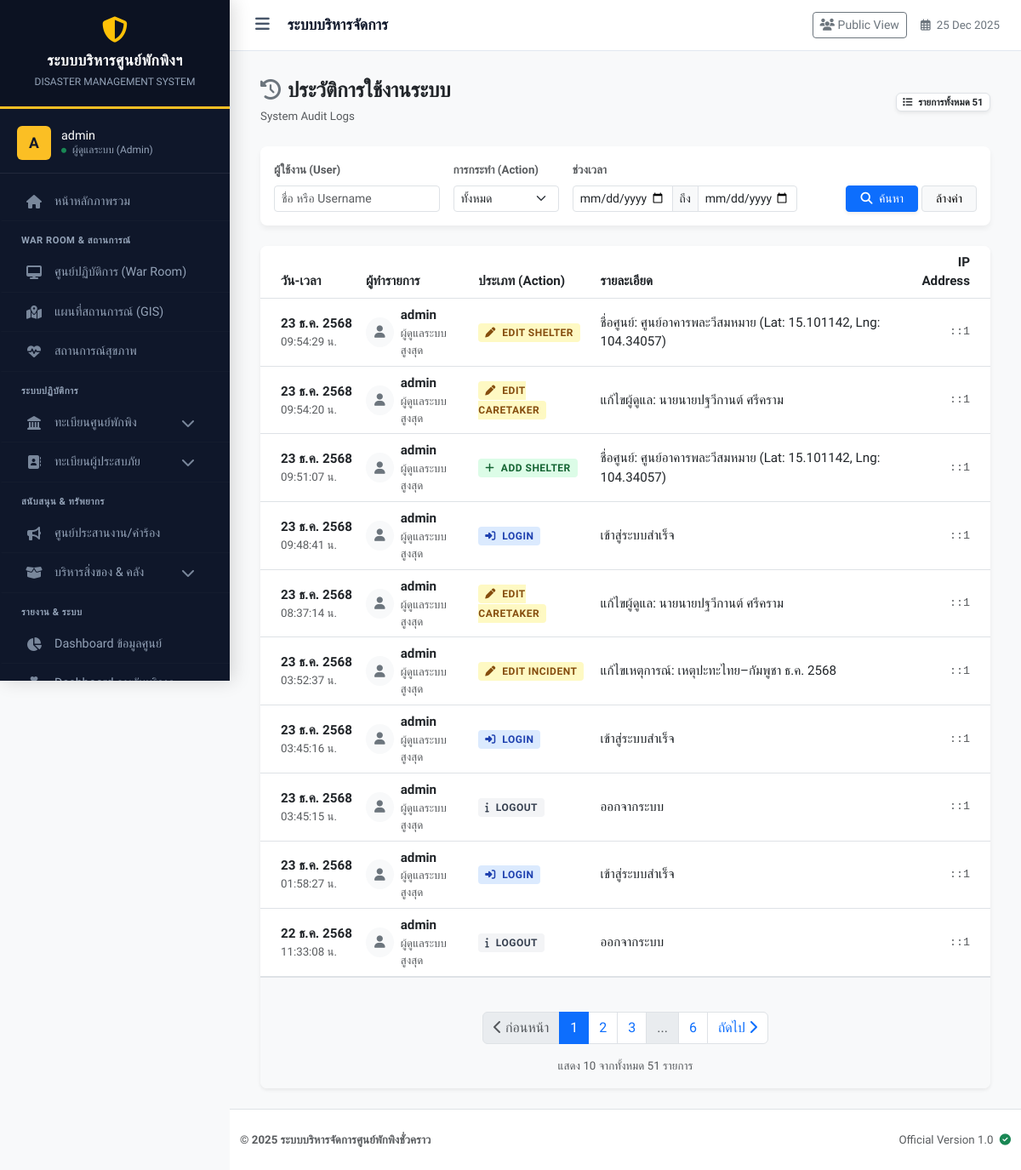
/system_log_list.php (signed in), run on an earlier commit of the app's database.
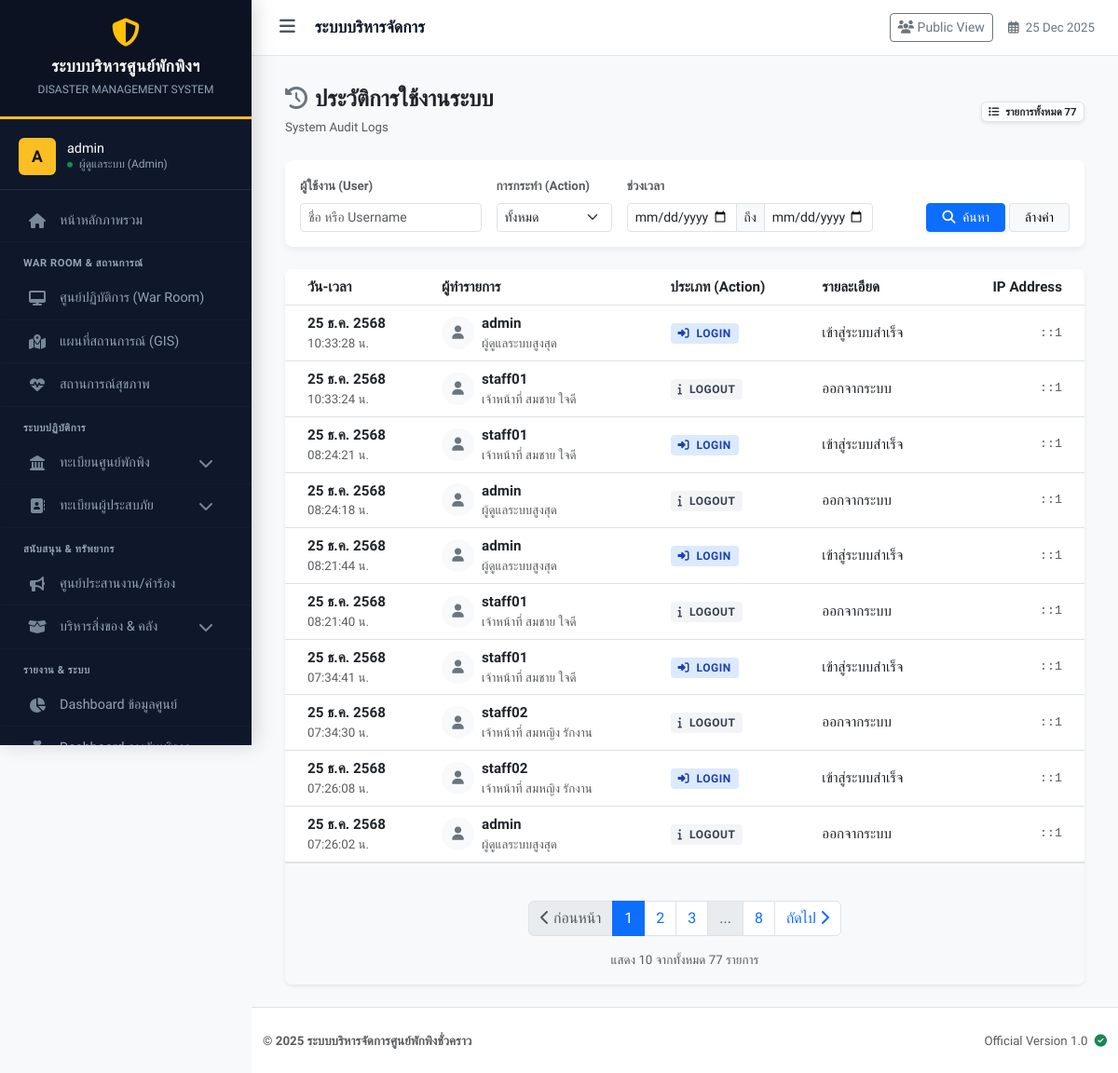
And on a later commit of the database.
### tables this page shows
CREATE TABLE `system_logs` (
  `id` int(11) NOT NULL,
  `user_id` int(11) DEFAULT NULL,
  `action` varchar(50) NOT NULL COMMENT 'ประเภทการกระทำ (Login, Add, Edit)',
  `description` text DEFAULT NULL COMMENT 'รายละเอียดเพิ่มเติม',
  `ip_address` varchar(45) DEFAULT NULL,
  `created_at` timestamp NOT NULL DEFAULT current_timestamp()
);

CREATE TABLE `users` (
  `id` int(11) NOT NULL,
  `username` varchar(50) NOT NULL COMMENT 'ชื่อผู้ใช้',
  `password` varchar(255) NOT NULL COMMENT 'รหัสผ่าน (Hashed)',
  `first_name` varchar(100) DEFAULT '',
  `last_name` varchar(100) DEFAULT '',
  `full_name` varchar(100) NOT NULL COMMENT 'ชื่อ-นามสกุล',
  `role` varchar(50) NOT NULL DEFAULT 'staff',
  `shelter_id` int(11) DEFAULT NULL COMMENT 'สังกัดศูนย์พักพิง',
  `created_at` timestamp NOT NULL DEFAULT current_timestamp(),
  `last_login` datetime DEFAULT NULL
);

### system_log_list.php (the view, shortened to what the changed rows need)
<?php
require_once 'config/db.php';
require_once 'includes/functions.php';
$user_search = isset($_GET['user']) ? trim($_GET['user']) : '';
$action_search = isset($_GET['action']) ? trim($_GET['action']) : '';
$date_start = isset($_GET['date_start']) ? $_GET['date_start'] : '';
$date_end = isset($_GET['date_end']) ? $_GET['date_end'] : '';
$page = isset($_GET['page']) ? (int)$_GET['page'] : 1;
$limit = 10;
$offset = ($page - 1) * $limit;
$where_sql = " WHERE 1=1 ";
$params = [];
$sql_count = "SELECT COUNT(*) FROM system_logs l LEFT JOIN users u ON l.user_id = u.id " . $where_sql;
$stmt_count = $pdo->prepare($sql_count);
$stmt_count->execute($params);
$total_records = $stmt_count->fetchColumn();
$total_pages = ceil($total_records / $limit);
$sql = "SELECT l.*, u.username, u.full_name
        FROM system_logs l
        LEFT JOIN users u ON l.user_id = u.id
        $where_sql
        ORDER BY l.created_at DESC LIMIT $limit OFFSET $offset";
$stmt = $pdo->prepare($sql);
$stmt->execute($params);
$logs = $stmt->fetchAll();
?>
<!DOCTYPE html>
<html lang="th">
<head>
</head>
<body class="bg-light">
<?php include 'includes/header.php'; ?>
<div class="container-fluid">
    <div class="d-flex justify-content-between align-items-center mb-4 pt-2">
        <div>
            <span class="badge bg-white text-dark border shadow-sm">
                <i class="fas fa-list me-1"></i> รายการทั้งหมด <?php echo number_format($total_records); ?>
            </span>
        </div>
    </div>
    <div class="card border-0 shadow-sm rounded-3 overflow-hidden">
        <div class="card-body p-0">
            <div class="table-responsive">
                <table class="table table-hover align-middle mb-0 table-official">
                    <thead>
                        <tr>
                            <th class="ps-4">วัน-เวลา</th>
                            <th>ผู้ทำรายการ</th>
                            <th>ประเภท (Action)</th>
                            <th>รายละเอียด</th>
                            <th class="text-end pe-4">IP Address</th>
                        </tr>
                    </thead>
                    <tbody>
                        <?php if(count($logs) > 0): ?>
                            <?php foreach ($logs as $row): ?>
                                <?php
                                    $act = strtolower($row['action']);
                                    $bg_class = 'bg-other';
                                    $icon = 'fa-info';
                                    if(strpos($act, 'login') !== false) { $bg_class = 'bg-login'; $icon = 'fa-sign-in-alt'; }
                                    elseif(strpos($act, 'add') !== false) { $bg_class = 'bg-add'; $icon = 'fa-plus'; }
                                    elseif(strpos($act, 'edit') !== false) { $bg_class = 'bg-edit'; $icon = 'fa-pen'; }
                                    elseif(strpos($act, 'delete') !== false) { $bg_class = 'bg-delete'; $icon = 'fa-trash'; }
                                ?>
                                <tr>
                                    <td class="ps-4 text-nowrap">
                                        <div class="fw-bold text-dark"><?php echo thaiDate(date('Y-m-d', strtotime($row['created_at']))); ?></div>
                                        <div class="small text-muted"><?php echo date('H:i:s', strtotime($row['created_at'])); ?> น.</div>
                                    </td>
                                    <td>
                                        <?php if($row['username']): ?>
                                            <div class="d-flex align-items-center">
                                                <div class="log-icon bg-light text-secondary me-2">
                                                    <i class="fas fa-user"></i>
                                                </div>
                                                <div>
                                                    <div class="fw-bold text-dark"><?php echo htmlspecialchars($row['username']); ?></div>
                                                    <div class="small text-muted"><?php echo htmlspecialchars($row['full_name']); ?></div>
                                                </div>
                                            </div>
                                        <?php else: ?>
                                            <span class="text-muted fst-italic">Unknown User (ID: <?php echo $row['user_id']; ?>)</span>
                                        <?php endif; ?>
                                    </td>
                                    <td>
                                        <span class="badge-action <?php echo $bg_class; ?>">
                                            <i class="fas <?php echo $icon; ?> me-1"></i> <?php echo htmlspecialchars($row['action']); ?>
                                        </span>
                                    </td>
                                    <td>
                                        <span class="text-dark"><?php echo htmlspecialchars($row['description']); ?></span>
                                    </td>
                                    <td class="text-end pe-4 text-muted font-monospace small">
                                        <?php echo htmlspecialchars($row['ip_address']); ?>
                                    </td>
                                </tr>
                            <?php endforeach; ?>
                        <?php else: ?>
                            <tr>
                                <td colspan="5" class="text-center py-5 text-muted">ไม่พบข้อมูลประวัติการใช้งาน</td>
                            </tr>
                        <?php endif; ?>
                    </tbody>
                </table>
            </div>
            <div class="p-3 bg-light border-top">
                <?php
                    echo renderPagination($page, $total_pages, [
                        'user' => $user_search,
                        'action' => $action_search,
                        'date_start' => $date_start,
                        'date_end' => $date_end
                    ]);
                ?>
                <div class="text-center text-muted small mt-2">
                    แสดง <?php echo count($logs); ?> จากทั้งหมด <?php echo number_format($total_records); ?> รายการ
                </div>
            </div>
        </div>
    </div>
</div>
<?php include 'includes/footer.php'; ?>
</body>
</html>

### includes/functions.php (shortened to what the changed rows need)
<?php
function thaiDate($date) {
    $months = [
        1=>'ม.ค.', 2=>'ก.พ.', 3=>'มี.ค.', 4=>'เม.ย.', 5=>'พ.ค.', 6=>'มิ.ย.',
        7=>'ก.ค.', 8=>'ส.ค.', 9=>'ก.ย.', 10=>'ต.ค.', 11=>'พ.ย.', 12=>'ธ.ค.'
    ];
    $timestamp = strtotime($date);
    $d = date('j', $timestamp);
    $m = $months[(int)date('n', $timestamp)];
    $y = date('Y', $timestamp) + 543;
    return "$d $m $y";
}
function renderPagination($currentPage, $totalPages, $queryParams = []) {
    $queryString = '';
    $baseUrl = $_SERVER['PHP_SELF'];
    $html = '<nav aria-label="Page navigation"><ul class="pagination justify-content-center mt-4">';
    $prevDisabled = ($currentPage <= 1) ? 'disabled' : '';
    $prevPage = max(1, $currentPage - 1);
    $html .= '<li class="page-item ' . $prevDisabled . '">';
    $html .= '<a class="page-link" href="' . $baseUrl . '?page=' . $prevPage . $queryString . '"><i class="fas fa-chevron-left"></i> ก่อนหน้า</a></li>';
    $start = max(1, $currentPage - 2);
    $end = min($totalPages, $currentPage + 2);
    for ($i = $start; $i <= $end; $i++) {
        $active = ($i == $currentPage) ? 'active' : '';
        $html .= '<li class="page-item ' . $active . '"><a class="page-link" href="' . $baseUrl . '?page=' . $i . $queryString . '">' . $i . '</a></li>';
    }
    if($end < $totalPages) {
        if($end < $totalPages - 1) $html .= '<li class="page-item disabled"><span class="page-link">...</span></li>';
        $html .= '<li class="page-item"><a class="page-link" href="' . $baseUrl . '?page=' . $totalPages . $queryString . '">' . $totalPages . '</a></li>';
    }
    $nextDisabled = ($currentPage >= $totalPages) ? 'disabled' : '';
    $nextPage = min($totalPages, $currentPage + 1);
    $html .= '<li class="page-item ' . $nextDisabled . '">';
    $html .= '<a class="page-link" href="' . $baseUrl . '?page=' . $nextPage . $queryString . '">ถัดไป <i class="fas fa-chevron-right"></i></a></li>';
    $html .= '</ul></nav>';
    return $html;
}
?>

What changed in the data, as far as the page shows it:
no longer on this page (row unchanged): system_logs: created_at "23 ธ.ค. 2568", created_at "09:54:29", user.username "admin", user.full_name "ผู้ดูแลระบบสูงสุด", action "EDIT SHELTER", description "ชื่อศูนย์: ศูนย์อาคารพละวีสมหมาย (Lat: 15.101142, Lng: 104.34057)", ip_address "::1"
no longer on this page (row unchanged): system_logs: created_at "23 ธ.ค. 2568", created_at "09:54:20", user.username "admin", user.full_name "ผู้ดูแลระบบสูงสุด", action "EDIT CARETAKER", description "แก้ไขผู้ดูแล: นายนายปฐวีกานต์ ศรีคราม", ip_address "::1"
no longer on this page (row unchanged): system_logs: created_at "23 ธ.ค. 2568", created_at "09:51:07", user.username "admin", user.full_name "ผู้ดูแลระบบสูงสุด", action "ADD SHELTER", description "ชื่อศูนย์: ศูนย์อาคารพละวีสมหมาย (Lat: 15.101142, Lng: 104.34057)", ip_address "::1"
no longer on this page (row unchanged): system_logs: created_at "23 ธ.ค. 2568", created_at "09:48:41", user.username "admin", user.full_name "ผู้ดูแลระบบสูงสุด", action "LOGIN", description "เข้าสู่ระบบสำเร็จ", ip_address "::1"
no longer on this page (row unchanged): system_logs: created_at "23 ธ.ค. 2568", created_at "08:37:14", user.username "admin", user.full_name "ผู้ดูแลระบบสูงสุด", action "EDIT CARETAKER", description "แก้ไขผู้ดูแล: นายนายปฐวีกานต์ ศรีคราม", ip_address "::1"
no longer on this page (row unchanged): system_logs: created_at "23 ธ.ค. 2568", created_at "03:52:37", user.username "admin", user.full_name "ผู้ดูแลระบบสูงสุด", action "EDIT INCIDENT", description "แก้ไขเหตุการณ์: เหตุปะทะไทย–กัมพูชา ธ.ค. 2568", ip_address "::1"
no longer on this page (row unchanged): system_logs: created_at "23 ธ.ค. 2568", created_at "03:45:16", user.username "admin", user.full_name "ผู้ดูแลระบบสูงสุด", action "LOGIN", description "เข้าสู่ระบบสำเร็จ", ip_address "::1"
no longer on this page (row unchanged): system_logs: created_at "23 ธ.ค. 2568", created_at "03:45:15", user.username "admin", user.full_name "ผู้ดูแลระบบสูงสุด", action "LOGOUT", description "ออกจากระบบ", ip_address "::1"
no longer on this page (row unchanged): system_logs: created_at "23 ธ.ค. 2568", created_at "01:58:27", user.username "admin", user.full_name "ผู้ดูแลระบบสูงสุด", action "LOGIN", description "เข้าสู่ระบบสำเร็จ", ip_address "::1"
no longer on this page (row unchanged): system_logs: created_at "22 ธ.ค. 2568", created_at "11:33:08", user.username "admin", user.full_name "ผู้ดูแลระบบสูงสุด", action "LOGOUT", description "ออกจากระบบ", ip_address "::1"
added system_logs: created_at "25 ธ.ค. 2568", created_at "10:33:28", user.username "admin", user.full_name "ผู้ดูแลระบบสูงสุด", action "LOGIN", description "เข้าสู่ระบบสำเร็จ", ip_address "::1"
added system_logs: created_at "25 ธ.ค. 2568", created_at "10:33:24", user.username "staff01", user.full_name "เจ้าหน้าที่ สมชาย ใจดี", action "LOGOUT", description "ออกจากระบบ", ip_address "::1"
added system_logs: created_at "25 ธ.ค. 2568", created_at "08:24:21", user.username "staff01", user.full_name "เจ้าหน้าที่ สมชาย ใจดี", action "LOGIN", description "เข้าสู่ระบบสำเร็จ", ip_address "::1"
added system_logs: created_at "25 ธ.ค. 2568", created_at "08:24:18", user.username "admin", user.full_name "ผู้ดูแลระบบสูงสุด", action "LOGOUT", description "ออกจากระบบ", ip_address "::1"
added system_logs: created_at "25 ธ.ค. 2568", created_at "08:21:44", user.username "admin", user.full_name "ผู้ดูแลระบบสูงสุด", action "LOGIN", description "เข้าสู่ระบบสำเร็จ", ip_address "::1"
added system_logs: created_at "25 ธ.ค. 2568", created_at "08:21:40", user.username "staff01", user.full_name "เจ้าหน้าที่ สมชาย ใจดี", action "LOGOUT", description "ออกจากระบบ", ip_address "::1"
added system_logs: created_at "25 ธ.ค. 2568", created_at "07:34:41", user.username "staff01", user.full_name "เจ้าหน้าที่ สมชาย ใจดี", action "LOGIN", description "เข้าสู่ระบบสำเร็จ", ip_address "::1"
added system_logs: created_at "25 ธ.ค. 2568", created_at "07:34:30", user.username "staff02", user.full_name "เจ้าหน้าที่ สมหญิง รักงาน", action "LOGOUT", description "ออกจากระบบ", ip_address "::1"
added system_logs: created_at "25 ธ.ค. 2568", created_at "07:26:08", user.username "staff02", user.full_name "เจ้าหน้าที่ สมหญิง รักงาน", action "LOGIN", description "เข้าสู่ระบบสำเร็จ", ip_address "::1"
added system_logs: created_at "25 ธ.ค. 2568", created_at "07:26:02", user.username "admin", user.full_name "ผู้ดูแลระบบสูงสุด", action "LOGOUT", description "ออกจากระบบ", ip_address "::1"
Also different on the page:
$total_records: "51" → "77"
$totalPages: "6" → "8"
